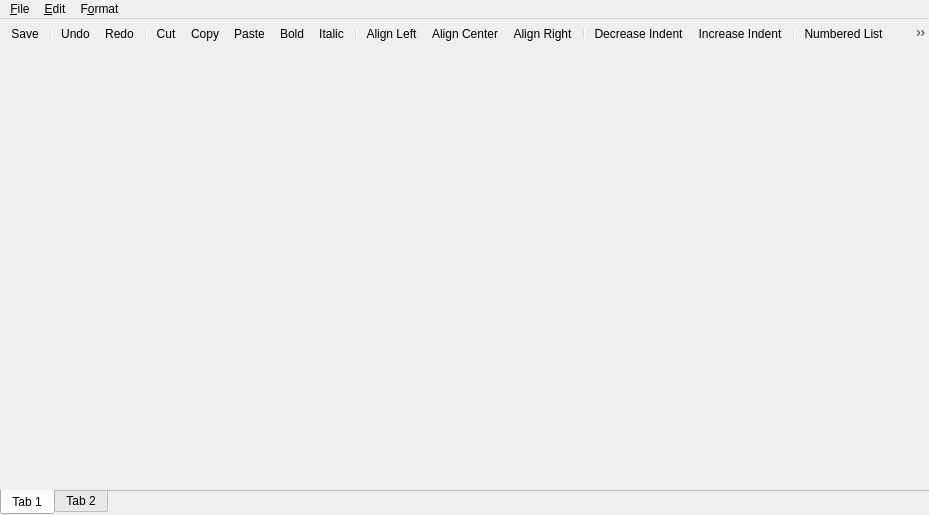
<?xml version="1.0" encoding="UTF-8"?>
<ui version="4.0">
 <class>HtmlEditor</class>
 <widget class="QWidget" name="HtmlEditor">
  <property name="geometry">
   <rect>
    <x>0</x>
    <y>0</y>
    <width>929</width>
    <height>515</height>
   </rect>
  </property>
  <property name="windowTitle">
   <string>HTML Editor</string>
  </property>
  <layout class="QVBoxLayout" name="verticalLayout_4">
   <property name="spacing">
    <number>0</number>
   </property>
   <property name="leftMargin">
    <number>0</number>
   </property>
   <property name="topMargin">
    <number>0</number>
   </property>
   <property name="rightMargin">
    <number>0</number>
   </property>
   <property name="bottomMargin">
    <number>0</number>
   </property>
   <item>
    <widget class="QMenuBar" name="menubar">
     <widget class="QMenu" name="menu_Edit">
      <property name="title">
       <string>&amp;Edit</string>
      </property>
      <addaction name="actionEditUndo"/>
      <addaction name="actionEditRedo"/>
      <addaction name="separator"/>
      <addaction name="actionEditCut"/>
      <addaction name="actionEditCopy"/>
      <addaction name="actionEditPaste"/>
      <addaction name="separator"/>
      <addaction name="actionEditSelectAll"/>
      <addaction name="separator"/>
      <addaction name="actionInsertImage"/>
      <addaction name="actionInsertHtml"/>
     </widget>
     <widget class="QMenu" name="menuF_ormat">
      <property name="title">
       <string>F&amp;ormat</string>
      </property>
      <widget class="QMenu" name="menuSt_yle">
       <property name="title">
        <string>St&amp;yle</string>
       </property>
       <addaction name="actionStyleParagraph"/>
       <addaction name="actionStyleHeading1"/>
       <addaction name="actionStyleHeading2"/>
       <addaction name="actionStyleHeading3"/>
       <addaction name="actionStyleHeading4"/>
       <addaction name="actionStyleHeading5"/>
       <addaction name="actionStyleHeading6"/>
       <addaction name="actionStylePreformatted"/>
       <addaction name="actionStyleAddress"/>
      </widget>
      <widget class="QMenu" name="menu_Align">
       <property name="title">
        <string>&amp;Align</string>
       </property>
       <addaction name="actionFormatAlignLeft"/>
       <addaction name="actionFormatAlignCenter"/>
       <addaction name="actionFormatAlignRight"/>
       <addaction name="actionFormatAlignJustify"/>
      </widget>
      <addaction name="menuSt_yle"/>
      <addaction name="menu_Align"/>
      <addaction name="separator"/>
      <addaction name="actionFormatBold"/>
      <addaction name="actionFormatItalic"/>
      <addaction name="actionFormatUnderline"/>
      <addaction name="actionFormatStrikethrough"/>
      <addaction name="separator"/>
      <addaction name="actionFormatIncreaseIndent"/>
      <addaction name="actionFormatDecreaseIndent"/>
      <addaction name="separator"/>
      <addaction name="actionFormatNumberedList"/>
      <addaction name="actionFormatBulletedList"/>
      <addaction name="separator"/>
      <addaction name="actionFormatFontName"/>
      <addaction name="actionFormatFontSize"/>
      <addaction name="separator"/>
      <addaction name="actionFormatTextColor"/>
      <addaction name="actionFormatBackgroundColor"/>
      <addaction name="actionTextOutline"/>
      <addaction name="actionTextShadow"/>
     </widget>
     <widget class="QMenu" name="menuFile">
      <property name="title">
       <string>&amp;File</string>
      </property>
      <addaction name="actionFileSave"/>
      <addaction name="separator"/>
      <addaction name="actionExit"/>
     </widget>
     <addaction name="menuFile"/>
     <addaction name="menu_Edit"/>
     <addaction name="menuF_ormat"/>
    </widget>
   </item>
   <item>
    <widget class="QToolBar" name="standardToolBar">
     <property name="windowTitle">
      <string>Standard</string>
     </property>
     <property name="iconSize">
      <size>
       <width>16</width>
       <height>16</height>
      </size>
     </property>
     <addaction name="actionFileSave"/>
     <addaction name="separator"/>
     <addaction name="actionEditUndo"/>
     <addaction name="actionEditRedo"/>
     <addaction name="separator"/>
     <addaction name="actionEditCut"/>
     <addaction name="actionEditCopy"/>
     <addaction name="actionEditPaste"/>
     <addaction name="actionFormatBold"/>
     <addaction name="actionFormatItalic"/>
     <addaction name="separator"/>
     <addaction name="actionFormatAlignLeft"/>
     <addaction name="actionFormatAlignCenter"/>
     <addaction name="actionFormatAlignRight"/>
     <addaction name="separator"/>
     <addaction name="actionFormatDecreaseIndent"/>
     <addaction name="actionFormatIncreaseIndent"/>
     <addaction name="separator"/>
     <addaction name="actionFormatNumberedList"/>
     <addaction name="actionFormatBulletedList"/>
     <addaction name="separator"/>
     <addaction name="actionInsertImage"/>
     <addaction name="actionInsertHtml"/>
     <addaction name="separator"/>
     <addaction name="actionZoomOut"/>
     <addaction name="actionZoomIn"/>
    </widget>
   </item>
   <item>
    <layout class="QVBoxLayout" name="verticalLayout">
     <property name="leftMargin">
      <number>0</number>
     </property>
     <property name="topMargin">
      <number>0</number>
     </property>
     <property name="rightMargin">
      <number>0</number>
     </property>
     <property name="bottomMargin">
      <number>0</number>
     </property>
     <item>
      <widget class="QTabWidget" name="tabWidget">
       <property name="tabPosition">
        <enum>QTabWidget::South</enum>
       </property>
       <property name="tabShape">
        <enum>QTabWidget::Rounded</enum>
       </property>
       <property name="currentIndex">
        <number>0</number>
       </property>
       <property name="documentMode">
        <bool>true</bool>
       </property>
       <widget class="QWidget" name="tab">
        <attribute name="title">
         <string>Tab 1</string>
        </attribute>
        <layout class="QVBoxLayout" name="verticalLayout_2">
         <property name="leftMargin">
          <number>0</number>
         </property>
         <property name="topMargin">
          <number>0</number>
         </property>
         <property name="rightMargin">
          <number>0</number>
         </property>
         <property name="bottomMargin">
          <number>0</number>
         </property>
        </layout>
       </widget>
       <widget class="QWidget" name="tab_2">
        <attribute name="title">
         <string>Tab 2</string>
        </attribute>
        <layout class="QVBoxLayout" name="verticalLayout_3">
         <property name="leftMargin">
          <number>0</number>
         </property>
         <property name="topMargin">
          <number>0</number>
         </property>
         <property name="rightMargin">
          <number>0</number>
         </property>
         <property name="bottomMargin">
          <number>0</number>
         </property>
         <item>
          <widget class="QPlainTextEdit" name="plainTextEdit">
           <property name="frameShape">
            <enum>QFrame::NoFrame</enum>
           </property>
          </widget>
         </item>
        </layout>
       </widget>
      </widget>
     </item>
    </layout>
   </item>
  </layout>
  <action name="actionFileNew">
   <property name="icon">
    <iconset theme="document-new">
     <normaloff>.</normaloff>.</iconset>
   </property>
   <property name="text">
    <string>&amp;New</string>
   </property>
  </action>
  <action name="actionFileOpen">
   <property name="icon">
    <iconset theme="document-open" resource="../../icons/resources.qrc">
     <normaloff>:/icons/oxygen/32x32/actions/document-open.png</normaloff>:/icons/oxygen/32x32/actions/document-open.png</iconset>
   </property>
   <property name="text">
    <string>&amp;Open...</string>
   </property>
  </action>
  <action name="actionFileSave">
   <property name="icon">
    <iconset theme="document-save" resource="../../icons/resources.qrc">
     <normaloff>:/icons/oxygen/32x32/actions/document-save.png</normaloff>:/icons/oxygen/32x32/actions/document-save.png</iconset>
   </property>
   <property name="text">
    <string>&amp;Save</string>
   </property>
   <property name="shortcut">
    <string>Ctrl+S</string>
   </property>
  </action>
  <action name="actionFileSaveAs">
   <property name="text">
    <string>Save &amp;As...</string>
   </property>
  </action>
  <action name="actionEditUndo">
   <property name="icon">
    <iconset theme="edit-undo" resource="../../icons/resources.qrc">
     <normaloff>:/icons/oxygen/32x32/actions/edit-undo.png</normaloff>:/icons/oxygen/32x32/actions/edit-undo.png</iconset>
   </property>
   <property name="text">
    <string>&amp;Undo</string>
   </property>
   <property name="shortcut">
    <string>Ctrl+Z</string>
   </property>
  </action>
  <action name="actionEditRedo">
   <property name="icon">
    <iconset theme="edit-redo" resource="../../icons/resources.qrc">
     <normaloff>:/icons/oxygen/32x32/actions/edit-redo.png</normaloff>:/icons/oxygen/32x32/actions/edit-redo.png</iconset>
   </property>
   <property name="text">
    <string>&amp;Redo</string>
   </property>
   <property name="shortcut">
    <string>Ctrl+Shift+Z</string>
   </property>
  </action>
  <action name="actionEditCut">
   <property name="icon">
    <iconset theme="edit-cut" resource="../../icons/resources.qrc">
     <normaloff>:/icons/oxygen/32x32/actions/edit-cut.png</normaloff>:/icons/oxygen/32x32/actions/edit-cut.png</iconset>
   </property>
   <property name="text">
    <string>Cu&amp;t</string>
   </property>
   <property name="shortcut">
    <string>Ctrl+X</string>
   </property>
  </action>
  <action name="actionEditCopy">
   <property name="icon">
    <iconset theme="edit-copy" resource="../../icons/resources.qrc">
     <normaloff>:/icons/oxygen/32x32/actions/edit-copy.png</normaloff>:/icons/oxygen/32x32/actions/edit-copy.png</iconset>
   </property>
   <property name="text">
    <string>&amp;Copy</string>
   </property>
   <property name="shortcut">
    <string>Ctrl+C</string>
   </property>
  </action>
  <action name="actionEditPaste">
   <property name="icon">
    <iconset theme="edit-paste" resource="../../icons/resources.qrc">
     <normaloff>:/icons/oxygen/32x32/actions/edit-paste.png</normaloff>:/icons/oxygen/32x32/actions/edit-paste.png</iconset>
   </property>
   <property name="text">
    <string>&amp;Paste</string>
   </property>
   <property name="shortcut">
    <string>Ctrl+V</string>
   </property>
  </action>
  <action name="actionEditSelectAll">
   <property name="icon">
    <iconset theme="edit-select-all" resource="../../icons/resources.qrc">
     <normaloff>:/icons/oxygen/32x32/actions/edit-select-all.png</normaloff>:/icons/oxygen/32x32/actions/edit-select-all.png</iconset>
   </property>
   <property name="text">
    <string>Select A&amp;ll</string>
   </property>
   <property name="shortcut">
    <string>Ctrl+A</string>
   </property>
  </action>
  <action name="actionFormatBold">
   <property name="checkable">
    <bool>true</bool>
   </property>
   <property name="icon">
    <iconset theme="format-text-bold" resource="../../icons/resources.qrc">
     <normaloff>:/icons/oxygen/32x32/actions/format-text-bold.png</normaloff>:/icons/oxygen/32x32/actions/format-text-bold.png</iconset>
   </property>
   <property name="text">
    <string>&amp;Bold</string>
   </property>
   <property name="shortcut">
    <string>Ctrl+B</string>
   </property>
  </action>
  <action name="actionFormatItalic">
   <property name="checkable">
    <bool>true</bool>
   </property>
   <property name="icon">
    <iconset theme="format-text-italic" resource="../../icons/resources.qrc">
     <normaloff>:/icons/oxygen/32x32/actions/format-text-italic.png</normaloff>:/icons/oxygen/32x32/actions/format-text-italic.png</iconset>
   </property>
   <property name="text">
    <string>&amp;Italic</string>
   </property>
   <property name="shortcut">
    <string>Ctrl+I</string>
   </property>
  </action>
  <action name="actionFormatUnderline">
   <property name="checkable">
    <bool>true</bool>
   </property>
   <property name="icon">
    <iconset theme="format-text-underline" resource="../../icons/resources.qrc">
     <normaloff>:/icons/oxygen/32x32/actions/format-text-underline.png</normaloff>:/icons/oxygen/32x32/actions/format-text-underline.png</iconset>
   </property>
   <property name="text">
    <string>&amp;Underline</string>
   </property>
   <property name="shortcut">
    <string>Ctrl+U</string>
   </property>
  </action>
  <action name="actionFormatStrikethrough">
   <property name="checkable">
    <bool>true</bool>
   </property>
   <property name="icon">
    <iconset theme="format-text-strikethrough" resource="../../icons/resources.qrc">
     <normaloff>:/icons/oxygen/32x32/actions/format-text-strikethrough.png</normaloff>:/icons/oxygen/32x32/actions/format-text-strikethrough.png</iconset>
   </property>
   <property name="text">
    <string>&amp;Strikethrough</string>
   </property>
  </action>
  <action name="actionFormatAlignLeft">
   <property name="icon">
    <iconset theme="format-justify-left" resource="../../icons/resources.qrc">
     <normaloff>:/icons/oxygen/32x32/actions/format-justify-left.png</normaloff>:/icons/oxygen/32x32/actions/format-justify-left.png</iconset>
   </property>
   <property name="text">
    <string>Align &amp;Left</string>
   </property>
  </action>
  <action name="actionFormatAlignCenter">
   <property name="icon">
    <iconset theme="format-justify-center" resource="../../icons/resources.qrc">
     <normaloff>:/icons/oxygen/32x32/actions/format-justify-center.png</normaloff>:/icons/oxygen/32x32/actions/format-justify-center.png</iconset>
   </property>
   <property name="text">
    <string>Align &amp;Center</string>
   </property>
  </action>
  <action name="actionFormatAlignRight">
   <property name="icon">
    <iconset theme="format-justify-right" resource="../../icons/resources.qrc">
     <normaloff>:/icons/oxygen/32x32/actions/format-justify-right.png</normaloff>:/icons/oxygen/32x32/actions/format-justify-right.png</iconset>
   </property>
   <property name="text">
    <string>Align &amp;Right</string>
   </property>
  </action>
  <action name="actionFormatAlignJustify">
   <property name="icon">
    <iconset theme="format-justify-fill" resource="../../icons/resources.qrc">
     <normaloff>:/icons/oxygen/32x32/actions/format-justify-fill.png</normaloff>:/icons/oxygen/32x32/actions/format-justify-fill.png</iconset>
   </property>
   <property name="text">
    <string>Align &amp;Justify</string>
   </property>
  </action>
  <action name="actionFormatIncreaseIndent">
   <property name="icon">
    <iconset theme="format-indent-more" resource="../../icons/resources.qrc">
     <normaloff>:/icons/oxygen/32x32/actions/format-indent-more.png</normaloff>:/icons/oxygen/32x32/actions/format-indent-more.png</iconset>
   </property>
   <property name="text">
    <string>I&amp;ncrease Indent</string>
   </property>
  </action>
  <action name="actionFormatDecreaseIndent">
   <property name="icon">
    <iconset theme="format-indent-less" resource="../../icons/resources.qrc">
     <normaloff>:/icons/oxygen/32x32/actions/format-indent-less.png</normaloff>:/icons/oxygen/32x32/actions/format-indent-less.png</iconset>
   </property>
   <property name="text">
    <string>&amp;Decrease Indent</string>
   </property>
  </action>
  <action name="actionFormatBulletedList">
   <property name="checkable">
    <bool>true</bool>
   </property>
   <property name="icon">
    <iconset theme="format-list-unordered" resource="../../icons/resources.qrc">
     <normaloff>:/icons/oxygen/32x32/actions/format-list-unordered.png</normaloff>:/icons/oxygen/32x32/actions/format-list-unordered.png</iconset>
   </property>
   <property name="text">
    <string>Bulle&amp;ted List</string>
   </property>
  </action>
  <action name="actionFormatNumberedList">
   <property name="checkable">
    <bool>true</bool>
   </property>
   <property name="icon">
    <iconset theme="format-list-ordered" resource="../../icons/resources.qrc">
     <normaloff>:/icons/oxygen/32x32/actions/format-list-unordered.png</normaloff>:/icons/oxygen/32x32/actions/format-list-unordered.png</iconset>
   </property>
   <property name="text">
    <string>&amp;Numbered List</string>
   </property>
  </action>
  <action name="actionInsertImage">
   <property name="icon">
    <iconset theme="insert-image" resource="../../icons/resources.qrc">
     <normaloff>:/icons/oxygen/32x32/actions/insert-image.png</normaloff>:/icons/oxygen/32x32/actions/insert-image.png</iconset>
   </property>
   <property name="text">
    <string>Insert &amp;Image...</string>
   </property>
  </action>
  <action name="actionCreateLink">
   <property name="icon">
    <iconset theme="insert-link" resource="../../icons/resources.qrc">
     <normaloff>:/icons/oxygen/32x32/actions/insert-link.png</normaloff>:/icons/oxygen/32x32/actions/insert-link.png</iconset>
   </property>
   <property name="text">
    <string>Create Link...</string>
   </property>
  </action>
  <action name="actionZoomOut">
   <property name="icon">
    <iconset theme="zoom-out" resource="../../icons/resources.qrc">
     <normaloff>:/icons/oxygen/32x32/actions/zoom-out.png</normaloff>:/icons/oxygen/32x32/actions/zoom-out.png</iconset>
   </property>
   <property name="text">
    <string>Zoom Out</string>
   </property>
  </action>
  <action name="actionZoomIn">
   <property name="icon">
    <iconset theme="zoom-in" resource="../../icons/resources.qrc">
     <normaloff>:/icons/oxygen/32x32/actions/zoom-in.png</normaloff>:/icons/oxygen/32x32/actions/zoom-in.png</iconset>
   </property>
   <property name="text">
    <string>Zoom In</string>
   </property>
  </action>
  <action name="actionExit">
   <property name="icon">
    <iconset theme="window-close" resource="../../icons/resources.qrc">
     <normaloff>:/icons/oxygen/32x32/actions/window-close.png</normaloff>:/icons/oxygen/32x32/actions/window-close.png</iconset>
   </property>
   <property name="text">
    <string>C&amp;lose Window</string>
   </property>
   <property name="toolTip">
    <string>Close Window</string>
   </property>
   <property name="shortcut">
    <string>Ctrl+W</string>
   </property>
  </action>
  <action name="actionStyleParagraph">
   <property name="text">
    <string>&amp;Paragraph</string>
   </property>
  </action>
  <action name="actionStyleHeading1">
   <property name="text">
    <string>Heading &amp;1</string>
   </property>
  </action>
  <action name="actionStyleHeading2">
   <property name="text">
    <string>Heading &amp;2</string>
   </property>
  </action>
  <action name="actionStyleHeading3">
   <property name="text">
    <string>Heading &amp;3</string>
   </property>
  </action>
  <action name="actionStyleHeading4">
   <property name="text">
    <string>Heading &amp;4</string>
   </property>
  </action>
  <action name="actionStyleHeading5">
   <property name="text">
    <string>Heading &amp;5</string>
   </property>
  </action>
  <action name="actionStyleHeading6">
   <property name="text">
    <string>Heading &amp;6</string>
   </property>
  </action>
  <action name="actionStylePreformatted">
   <property name="text">
    <string>Pre&amp;formatted</string>
   </property>
  </action>
  <action name="actionStyleAddress">
   <property name="text">
    <string>&amp;Address</string>
   </property>
  </action>
  <action name="actionFormatFontName">
   <property name="text">
    <string>&amp;Font Name...</string>
   </property>
  </action>
  <action name="actionFormatTextColor">
   <property name="text">
    <string>Text &amp;Color...</string>
   </property>
  </action>
  <action name="actionFormatBackgroundColor">
   <property name="text">
    <string>Bac&amp;kground Color...</string>
   </property>
  </action>
  <action name="actionFormatFontSize">
   <property name="enabled">
    <bool>false</bool>
   </property>
   <property name="text">
    <string>Font Si&amp;ze...</string>
   </property>
  </action>
  <action name="actionInsertHtml">
   <property name="icon">
    <iconset theme="insert-text" resource="../../icons/resources.qrc">
     <normaloff>:/icons/oxygen/32x32/actions/insert-text.png</normaloff>:/icons/oxygen/32x32/actions/insert-text.png</iconset>
   </property>
   <property name="text">
    <string>Insert HTML...</string>
   </property>
   <property name="toolTip">
    <string>Insert HTML</string>
   </property>
  </action>
  <action name="actionTextOutline">
   <property name="enabled">
    <bool>false</bool>
   </property>
   <property name="text">
    <string>Text Outline...</string>
   </property>
  </action>
  <action name="actionTextShadow">
   <property name="enabled">
    <bool>false</bool>
   </property>
   <property name="text">
    <string>Text Shadow...</string>
   </property>
  </action>
 </widget>
 <resources>
  <include location="../../icons/resources.qrc"/>
 </resources>
 <connections/>
</ui>
